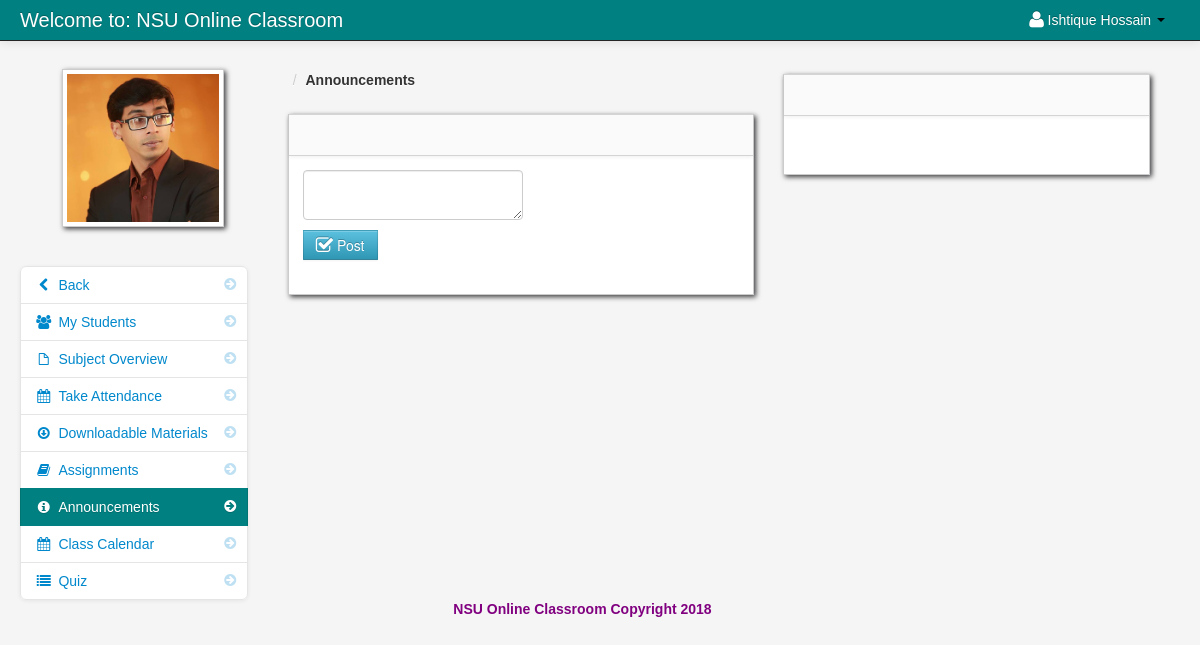
Page /announcements.php (signed in) on the earlier database version.
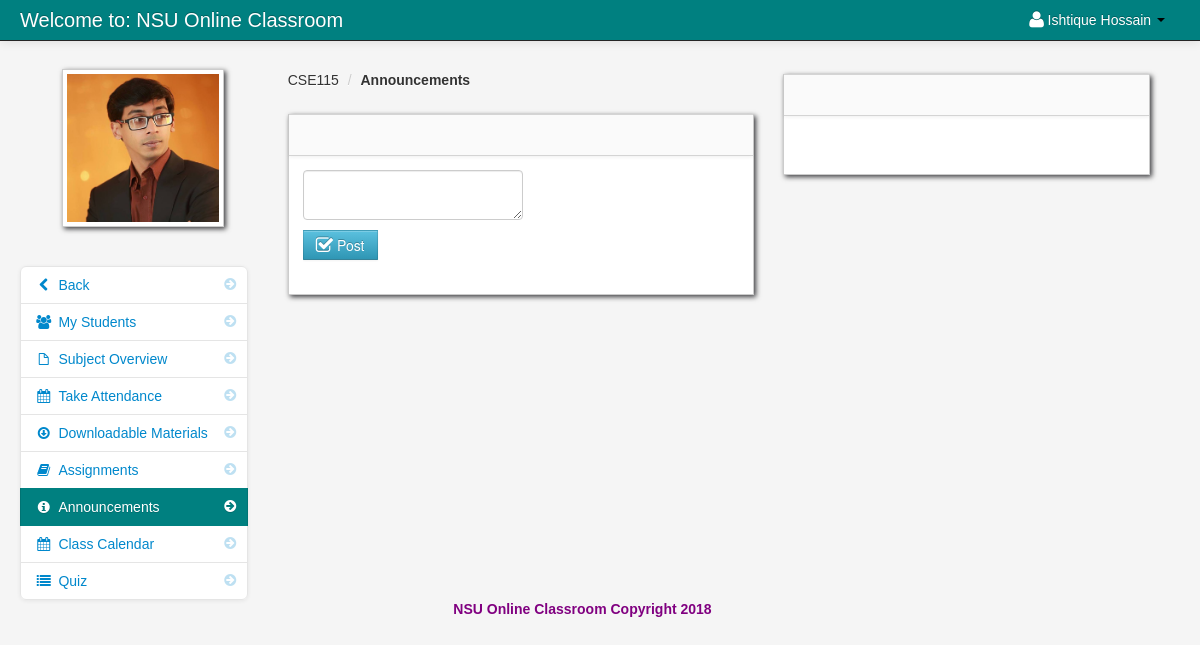
Same page on the later database version.
### tables this page shows
CREATE TABLE `teacher_class` (
  `teacher_class_id` int(11) NOT NULL,
  `teacher_id` int(11) NOT NULL,
  `class_id` int(11) NOT NULL,
  `semester` varchar(100) NOT NULL,
  `thumbnails` varchar(100) NOT NULL,
  `school_year` varchar(100) NOT NULL,
  `class_title` varchar(100) NOT NULL,
  `description` longtext NOT NULL,
  `Credit` int(11) NOT NULL,
  `Pre_req` varchar(100) NOT NULL
);

CREATE TABLE `class` (
  `class_id` int(11) NOT NULL,
  `class_name` varchar(100) NOT NULL
);

### announcements.php (the view, shortened to what this page needs)
<?php include('header_dashboard.php'); ?>
<?php $get_id = $_GET['id']; ?>
    <body>
		<?php include('navbar_teacher.php'); ?>
        <div class="container-fluid">
            <div class="row-fluid">
				<?php include('annoucement_link.php'); ?>
                <div class="span5" id="content">
                     <div class="row-fluid">
										<?php $class_query = mysql_query("select * from teacher_class
										LEFT JOIN class ON class.class_id = teacher_class.class_id
										where teacher_class_id = '$get_id'")or die(mysql_error());
										$class_row = mysql_fetch_array($class_query);
										?>
					     <ul class="breadcrumb">
							<li><a href="#"><?php echo $class_row['class_name']; ?></a> <span class="divider">/</span></li>
							<li><a href="#"><b>Announcements</b></a></li>
						</ul>
                        <div id="block_bg" class="block">
                            <div class="navbar navbar-inner block-header">
                            </div>
                            <div class="block-content collapse in">
                                <div class="span12">
								<form method="post">
								<textarea name="content" id="ckeditor_full"></textarea>
								<br>
								<button name="post" class="btn btn-info"><i class="icon-check icon-large"></i> Post</button>
								</form>
                                </div>
                            </div>
                        </div>
                    </div>
                </div>
				<div class="span4 row-fluid">
                        <div id="block_bg" class="block">
                            <div class="navbar navbar-inner block-header">
                            </div>
                            <div class="block-content collapse in">
                                <div class="span12">
                                </div>
                            </div>
                        </div>
                    </div>
                </div>
            </div>
		<?php include('footer.php'); ?>
		<?php include('script.php'); ?>
    </body>
</html>

Differences in the rows shown:
added teacher_class: class.class_name "CSE115"
